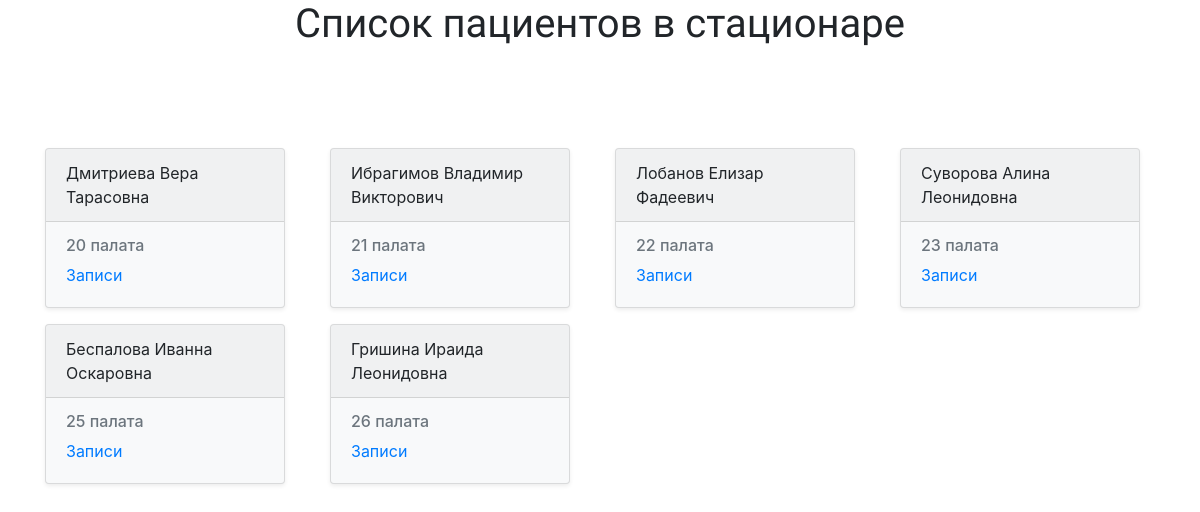
The app's page /patients/patients-active/ (signed in) with its own data.
### patient_info/models.py (models this page shows, shortened)
class Patient(models.Model):
    fullname = models.CharField(max_length=100, unique=True, verbose_name='Ф.И.О.')
    dob = models.DateField(verbose_name='Дата рождения')
    room = models.SmallIntegerField(blank=True, null=True, verbose_name='Номер палаты')
    is_active = models.BooleanField(default=False, verbose_name='Госпитализирован в данный момент?')
    hided = models.BooleanField(default=False)
    srisk = models.BooleanField(default=False, verbose_name='Суицидальный риск')
    self_harm = models.BooleanField(default=False, verbose_name='Самоповреждения')
    drisk = models.BooleanField(default=False, verbose_name='Риск падения')

### patient_info/views.py (the view)
# urls.py: path("patients-active/", PatientActiveListView.as_view(), name="PatientsActiveList"),
class PatientActiveListView(LoginRequiredMixin, ListView):
    queryset = Patient.objects.filter(is_active=True).order_by("room")
    context_object_name = "patients"
    template_name="patient_info/patients_active.html"

### patient_info/templates/patient_info/patients_active.html (shortened to what this page needs)
{%extends 'base.html' %}
{% load static %}
{% block main_content %}
    <h1 class="patients-header">Список пациентов в стационаре</h1>
    <div class="row mt-5">
        {% for patient in patients %}
        <div class="col-3">
            <div class="shadow-sm card bg-light mb-3 patient-card" style="width: 15rem;" >
                <div class="card-header">{{patient.fullname}}</div>
                <div class="card-body">
                    <h6 class="card-subtitle mb-2 text-muted">{{patient.room}} палата</h6>
                    <a href={% url "PatientDetail" patient.id %} class="card-link">Записи</a>
                </div>
            </div>
        </div>
        {% endfor %}
    </div>
{% endblock %}

### static/css/styles.css (style rules this page uses)
.patients-header { text-align: center; margin-bottom: 100px; }
h1, h2 { font-family: 'PT Sans Narrow', sans-serif; }

### records on screen
Patient: fullname "Дмитриева Вера Тарасовна", room "20"
Patient: fullname "Ибрагимов Владимир Викторович", room "21"
Patient: fullname "Лобанов Елизар Фадеевич", room "22"
Patient: fullname "Суворова Алина Леонидовна", room "23"
Patient: fullname "Беспалова Иванна Оскаровна", room "25"
Patient: fullname "Гришина Ираида Леонидовна", room "26"
